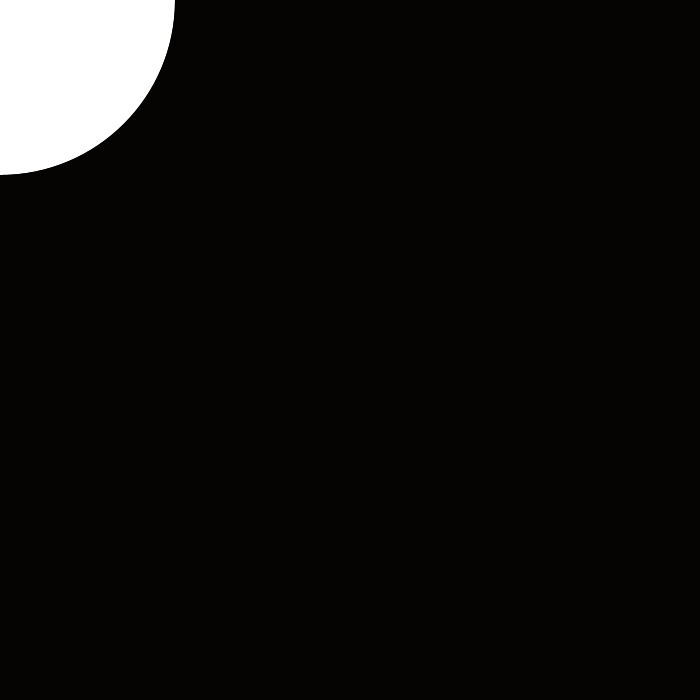
Frame 1 (no input)
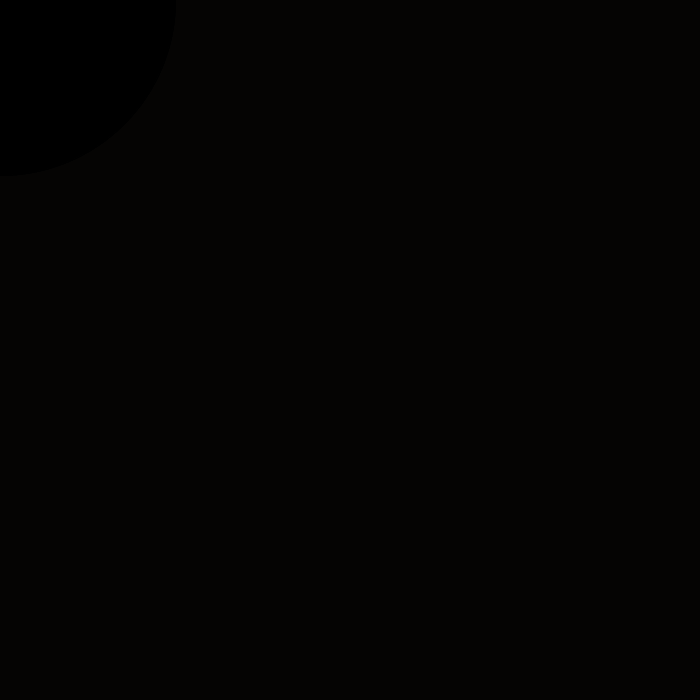
Frame 60 (the mouse pressed at the canvas centre just before this capture)
Frame 120 (the mouse held since frame 60 and released just before this capture): identical to frame 60, image omitted

The Processing sketch that drew these frames (run headless with seeded random() and noise(); from frame 60 on, the mouse is pressed at the canvas centre):

// Processing sketch: Drawing_Program_with_random_colors
// ── Drawing_Program_with_random_colors.pde
void setup(){
  size(700,700);
  background(#050403);
}
void draw(){
  ellipse(mouseX,mouseY,mouseX-350,mouseY-350);
  if(mousePressed){
  fill(mouseX,mouseY,random(256));
  println(mouseX);
  }
  else{
    fill(0,0,0);
  }
}
